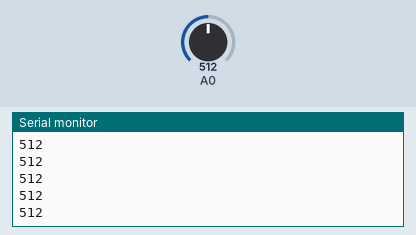
This sketch was run on a simulated Arduino Uno, built with avr-gcc and run on an emulated ATmega328P. On the bench: the last lines printed to the serial monitor. Inputs (shaded band) come from the test bench; at power-on: A0 = 512.

Above: at 1.2 s.
1.3 s: A0 set to 716
At 1.31 s:
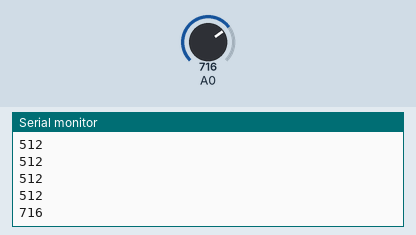
2.8 s: A0 set to 900
At 2.81 s:
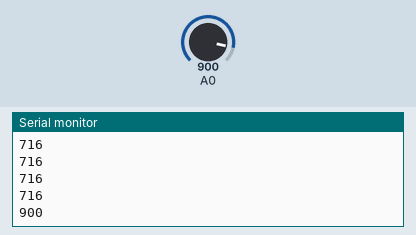
Timing chart, 0 to 5.8 s (numbered marks = the images above; inputs shaded):
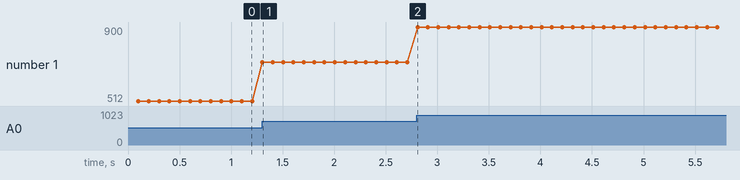

Measured:
- after the input at 1.3 s, the serial monitor: prints a new line at once (image 1)
- after the input at 2.8 s, the serial monitor: prints a new line at once (image 2)
- plotted number 1: 512 → 716 after the input at 1.3 s, 716 → 900 after the input at 2.8 s

The sketch:

potensiometer_basic.ino
```cpp
// potensiometern visar ca 0-666

int var;

void setup(){
pinMode(A0,INPUT);
Serial.begin(9600);

}

void loop(){
delay(100);
  var = analogRead(A0);
  Serial.println(var);
}
```
